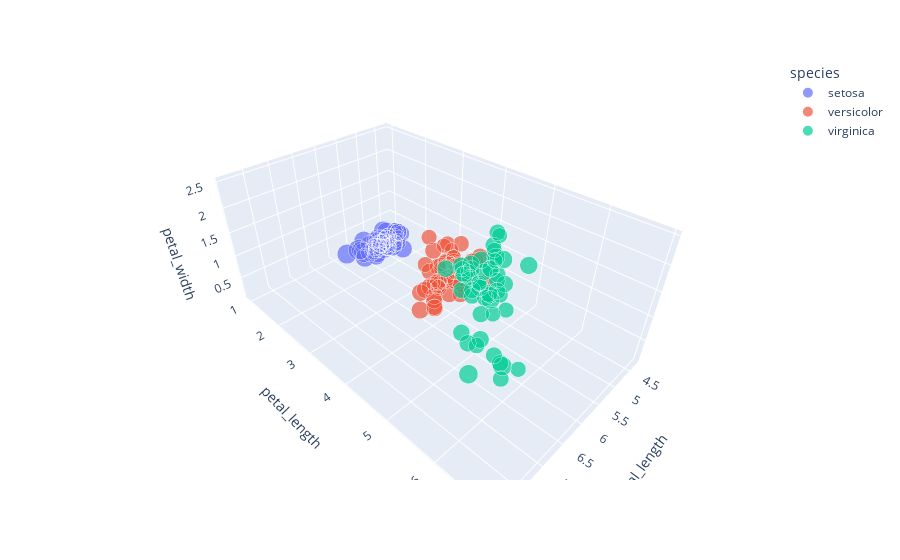

Notebook source saved alongside this figure:
### Code cell
fig = px.scatter_3d(df, x='sepal_length',y='petal_length',z='petal_width',color='species',size='sepal_width')
fig

### Figure 1 — Plotly figure (JSON) as saved in the notebook; plotly's stock layout.template omitted (floating-point values rounded to 4 significant figures)
{"data": [{"hovertemplate": "species=setosa<br>sepal_length=%{x}<br>petal_length=%{y}<br>petal_width=%{z}<br>sepal_width=%{marker.size}<extra></extra>", "legendgroup": "setosa", "marker": {"color": "#636efa", "size": [3.5, 3, 3.2, 3.1, 3.6, 3.9, 3.4, 3.4, 2.9, 3.1, 3.7, 3.4, 3, 3, 4, 4.4, 3.9, 3.5, 3.8, 3.8, 3.4, 3.7, 3.6, 3.3, 3.4, 3, 3.4, 3.5, 3.4, 3.2, 3.1, 3.4, 4.1, 4.2, 3.1, 3.2, 3.5, 3.1, 3, 3.4, 3.5, 2.3, 3.2, 3.5, 3.8, 3, 3.8, 3.2, 3.7, 3.3], "sizemode": "area", "sizeref": 0.011, "symbol": "circle"}, "mode": "markers", "name": "setosa", "scene": "scene", "showlegend": true, "type": "scatter3d", "x": [5.1, 4.9, 4.7, 4.6, 5, 5.4, 4.6, 5, 4.4, 4.9, 5.4, 4.8, 4.8, 4.3, 5.8, 5.7, 5.4, 5.1, 5.7, 5.1, 5.4, 5.1, 4.6, 5.1, 4.8, 5, 5, 5.2, 5.2, 4.7, 4.8, 5.4, 5.2, 5.5, 4.9, 5, 5.5, 4.9, 4.4, 5.1, 5, 4.5, 4.4, 5, 5.1, 4.8, 5.1, 4.6, 5.3, 5], "y": [1.4, 1.4, 1.3, 1.5, 1.4, 1.7, 1.4, 1.5, 1.4, 1.5, 1.5, 1.6, 1.4, 1.1, 1.2, 1.5, 1.3, 1.4, 1.7, 1.5, 1.7, 1.5, 1, 1.7, 1.9, 1.6, 1.6, 1.5, 1.4, 1.6, 1.6, 1.5, 1.5, 1.4, 1.5, 1.2, 1.3, 1.5, 1.3, 1.5, 1.3, 1.3, 1.3, 1.6, 1.9, 1.4, 1.6, 1.4, 1.5, 1.4], "z": [0.2, 0.2, 0.2, 0.2, 0.2, 0.4, 0.3, 0.2, 0.2, 0.1, 0.2, 0.2, 0.1, 0.1, 0.2, 0.4, 0.4, 0.3, 0.3, 0.3, 0.2, 0.4, 0.2, 0.5, 0.2, 0.2, 0.4, 0.2, 0.2, 0.2, 0.2, 0.4, 0.1, 0.2, 0.1, 0.2, 0.2, 0.1, 0.2, 0.2, 0.3, 0.3, 0.2, 0.6, 0.4, 0.3, 0.2, 0.2, 0.2, 0.2]}, {"hovertemplate": "species=versicolor<br>sepal_length=%{x}<br>petal_length=%{y}<br>petal_width=%{z}<br>sepal_width=%{marker.size}<extra></extra>", "legendgroup": "versicolor", "marker": {"color": "#EF553B", "size": [3.2, 3.2, 3.1, 2.3, 2.8, 2.8, 3.3, 2.4, 2.9, 2.7, 2, 3, 2.2, 2.9, 2.9, 3.1, 3, 2.7, 2.2, 2.5, 3.2, 2.8, 2.5, 2.8, 2.9, 3, 2.8, 3, 2.9, 2.6, 2.4, 2.4, 2.7, 2.7, 3, 3.4, 3.1, 2.3, 3, 2.5, 2.6, 3, 2.6, 2.3, 2.7, 3, 2.9, 2.9, 2.5, 2.8], "sizemode": "area", "sizeref": 0.011, "symbol": "circle"}, "mode": "markers", "name": "versicolor", "scene": "scene", "showlegend": true, "type": "scatter3d", "x": [7, 6.4, 6.9, 5.5, 6.5, 5.7, 6.3, 4.9, 6.6, 5.2, 5, 5.9, 6, 6.1, 5.6, 6.7, 5.6, 5.8, 6.2, 5.6, 5.9, 6.1, 6.3, 6.1, 6.4, 6.6, 6.8, 6.7, 6, 5.7, 5.5, 5.5, 5.8, 6, 5.4, 6, 6.7, 6.3, 5.6, 5.5, 5.5, 6.1, 5.8, 5, 5.6, 5.7, 5.7, 6.2, 5.1, 5.7], "y": [4.7, 4.5, 4.9, 4, 4.6, 4.5, 4.7, 3.3, 4.6, 3.9, 3.5, 4.2, 4, 4.7, 3.6, 4.4, 4.5, 4.1, 4.5, 3.9, 4.8, 4, 4.9, 4.7, 4.3, 4.4, 4.8, 5, 4.5, 3.5, 3.8, 3.7, 3.9, 5.1, 4.5, 4.5, 4.7, 4.4, 4.1, 4, 4.4, 4.6, 4, 3.3, 4.2, 4.2, 4.2, 4.3, 3, 4.1], "z": [1.4, 1.5, 1.5, 1.3, 1.5, 1.3, 1.6, 1, 1.3, 1.4, 1, 1.5, 1, 1.4, 1.3, 1.4, 1.5, 1, 1.5, 1.1, 1.8, 1.3, 1.5, 1.2, 1.3, 1.4, 1.4, 1.7, 1.5, 1, 1.1, 1, 1.2, 1.6, 1.5, 1.6, 1.5, 1.3, 1.3, 1.3, 1.2, 1.4, 1.2, 1, 1.3, 1.2, 1.3, 1.3, 1.1, 1.3]}, {"hovertemplate": "species=virginica<br>sepal_length=%{x}<br>petal_length=%{y}<br>petal_width=%{z}<br>sepal_width=%{marker.size}<extra></extra>", "legendgroup": "virginica", "marker": {"color": "#00cc96", "size": [3.3, 2.7, 3, 2.9, 3, 3, 2.5, 2.9, 2.5, 3.6, 3.2, 2.7, 3, 2.5, 2.8, 3.2, 3, 3.8, 2.6, 2.2, 3.2, 2.8, 2.8, 2.7, 3.3, 3.2, 2.8, 3, 2.8, 3, 2.8, 3.8, 2.8, 2.8, 2.6, 3, 3.4, 3.1, 3, 3.1, 3.1, 3.1, 2.7, 3.2, 3.3, 3, 2.5, 3, 3.4, 3], "sizemode": "area", "sizeref": 0.011, "symbol": "circle"}, "mode": "markers", "name": "virginica", "scene": "scene", "showlegend": true, "type": "scatter3d", "x": [6.3, 5.8, 7.1, 6.3, 6.5, 7.6, 4.9, 7.3, 6.7, 7.2, 6.5, 6.4, 6.8, 5.7, 5.8, 6.4, 6.5, 7.7, 7.7, 6, 6.9, 5.6, 7.7, 6.3, 6.7, 7.2, 6.2, 6.1, 6.4, 7.2, 7.4, 7.9, 6.4, 6.3, 6.1, 7.7, 6.3, 6.4, 6, 6.9, 6.7, 6.9, 5.8, 6.8, 6.7, 6.7, 6.3, 6.5, 6.2, 5.9], "y": [6, 5.1, 5.9, 5.6, 5.8, 6.6, 4.5, 6.3, 5.8, 6.1, 5.1, 5.3, 5.5, 5, 5.1, 5.3, 5.5, 6.7, 6.9, 5, 5.7, 4.9, 6.7, 4.9, 5.7, 6, 4.8, 4.9, 5.6, 5.8, 6.1, 6.4, 5.6, 5.1, 5.6, 6.1, 5.6, 5.5, 4.8, 5.4, 5.6, 5.1, 5.1, 5.9, 5.7, 5.2, 5, 5.2, 5.4, 5.1], "z": [2.5, 1.9, 2.1, 1.8, 2.2, 2.1, 1.7, 1.8, 1.8, 2.5, 2, 1.9, 2.1, 2, 2.4, 2.3, 1.8, 2.2, 2.3, 1.5, 2.3, 2, 2, 1.8, 2.1, 1.8, 1.8, 1.8, 2.1, 1.6, 1.9, 2, 2.2, 1.5, 1.4, 2.3, 2.4, 1.8, 1.8, 2.1, 2.4, 2.3, 1.9, 2.3, 2.5, 2.3, 1.9, 2, 2.3, 1.8]}], "layout": {"legend": {"itemsizing": "constant", "title": {"text": "species"}, "tracegroupgap": 0}, "margin": {"t": 60}, "scene": {"domain": {"x": [0, 1], "y": [0, 1]}, "xaxis": {"title": {"text": "sepal_length"}}, "yaxis": {"title": {"text": "petal_length"}}, "zaxis": {"title": {"text": "petal_width"}}}}}
